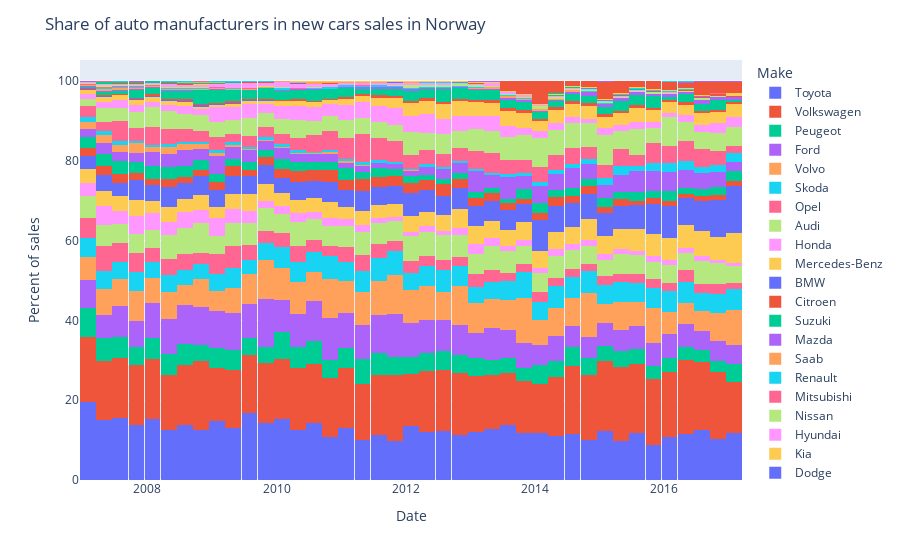

Notebook code cell kept with this figure:
### Markdown cell above
Now, I hope the next visualizeation falls into the "adding fun" category, because it was very fun to make. By formatting the initial dataframe differently, we can beautifully plot the market share of each manufacturer over time.

### Code cell
sales_data_for_percent_visualization = pd.read_csv('norway_new_car_sales_by_make.csv')
sales_data_for_percent_visualization['Date'] = pd.to_datetime(sales_data_for_percent_visualization['Year'].astype(str) + '-' + sales_data_for_percent_visualization['Month'].astype(str)  + '-01')
fig = px.histogram(sales_data_for_percent_visualization, x='Date', y='Quantity', color='Make', barnorm='percent', text_auto=False).update_layout(title='Share of auto manufacturers in new cars sales in Norway', yaxis_title="Percent of sales").update_xaxes(categoryorder='total descending')
# Sorry for looooong lines, I usually code of a pretty big monitor, and if the lines don't fit I just extend the screen to my second pretty big monitor. You can use the scroller below. 
fig.show()
